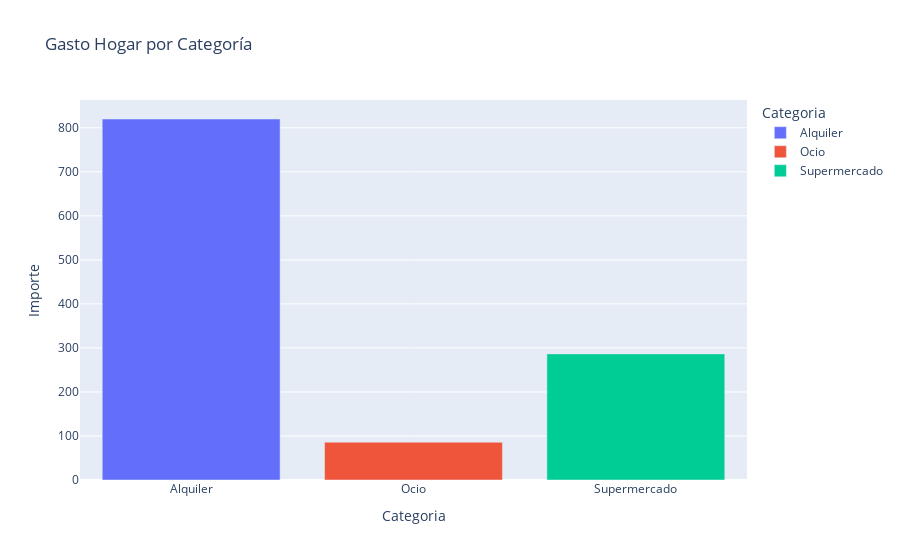

Source (notebook cell):
### Code cell
df_hogar = (
    df[df["Gasto"] == "Hogar"]
    .groupby("Categoria", as_index=False)["Importe"]
    .sum()
)

fig3 = px.bar(
    df_hogar,
    x="Categoria",
    y="Importe",
    color="Categoria",
    title="Gasto Hogar por Categoría"
)
fig3.show()

### Figure 1 — Plotly figure (JSON) as saved in the notebook; plotly's stock layout.template omitted (floating-point values rounded to 4 significant figures)
{"data": [{"alignmentgroup": "True", "hovertemplate": "Categoria=%{x}<br>Importe=%{y}<extra></extra>", "legendgroup": "Alquiler", "marker": {"color": "#636efa", "pattern": {"shape": ""}}, "name": "Alquiler", "offsetgroup": "Alquiler", "orientation": "v", "showlegend": true, "textposition": "auto", "type": "bar", "x": ["Alquiler"], "xaxis": "x", "y": [820], "yaxis": "y"}, {"alignmentgroup": "True", "hovertemplate": "Categoria=%{x}<br>Importe=%{y}<extra></extra>", "legendgroup": "Ocio", "marker": {"color": "#EF553B", "pattern": {"shape": ""}}, "name": "Ocio", "offsetgroup": "Ocio", "orientation": "v", "showlegend": true, "textposition": "auto", "type": "bar", "x": ["Ocio"], "xaxis": "x", "y": [85.89], "yaxis": "y"}, {"alignmentgroup": "True", "hovertemplate": "Categoria=%{x}<br>Importe=%{y}<extra></extra>", "legendgroup": "Supermercado", "marker": {"color": "#00cc96", "pattern": {"shape": ""}}, "name": "Supermercado", "offsetgroup": "Supermercado", "orientation": "v", "showlegend": true, "textposition": "auto", "type": "bar", "x": ["Supermercado"], "xaxis": "x", "y": [286.5], "yaxis": "y"}], "layout": {"autosize": true, "barmode": "relative", "legend": {"title": {"text": "Categoria"}, "tracegroupgap": 0}, "title": {"text": "Gasto Hogar por Categoría"}, "xaxis": {"anchor": "y", "autorange": true, "categoryarray": ["Alquiler", "Ocio", "Supermercado"], "categoryorder": "array", "domain": [0, 1], "range": [-0.5, 2.5], "title": {"text": "Categoria"}, "type": "category"}, "yaxis": {"anchor": "x", "autorange": true, "domain": [0, 1], "range": [0, 863.2], "title": {"text": "Importe"}, "type": "linear"}}}
